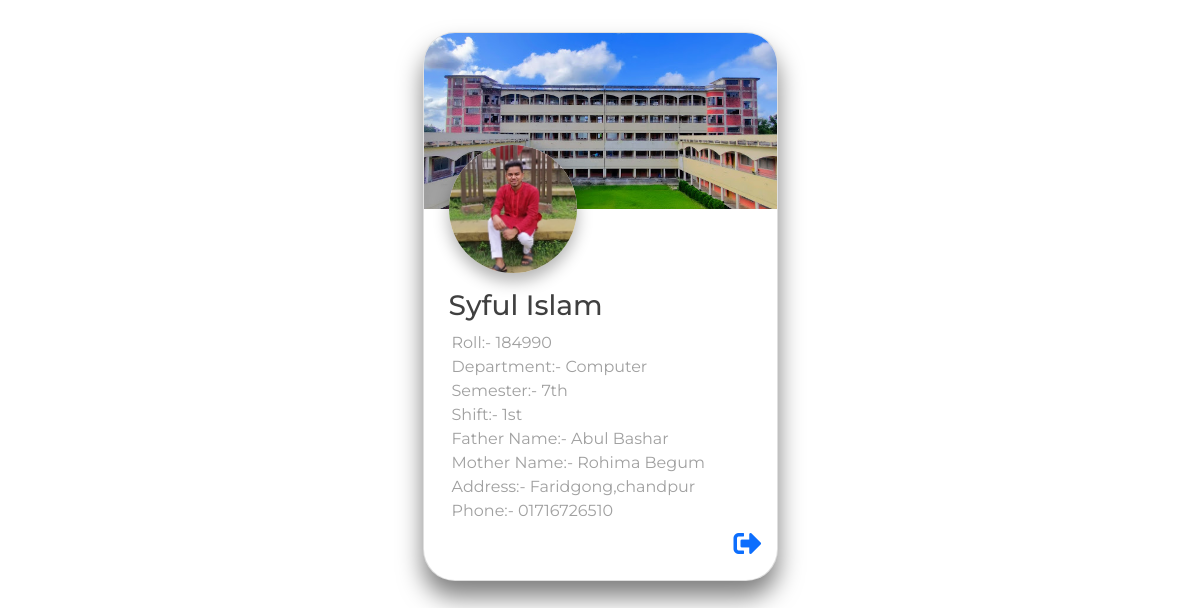
Page /admin/student_profile.php?id=5 on the committed database.
### tables this page shows
CREATE TABLE IF NOT EXISTS `students` (
  `id` int NOT NULL AUTO_INCREMENT,
  `name` varchar(255) DEFAULT NULL,
  `roll` varchar(255) DEFAULT NULL,
  `department` varchar(255) DEFAULT NULL,
  `semester` varchar(255) DEFAULT NULL,
  `shift` varchar(255) DEFAULT NULL,
  `father_name` varchar(255) DEFAULT NULL,
  `mother_name` varchar(255) DEFAULT NULL,
  `address` varchar(255) DEFAULT NULL,
  `number` varchar(255) DEFAULT NULL,
  `file` varchar(255) DEFAULT NULL,
  `time` timestamp NOT NULL DEFAULT CURRENT_TIMESTAMP ON UPDATE CURRENT_TIMESTAMP,
  PRIMARY KEY (`id`)
);

### admin/student_profile.php (the view, shortened to what this page needs)
<?php
include('../config.php');
$id = $_GET['id'];
$sql = "SELECT * FROM `students` WHERE id = '$id'";
$query = mysqli_query($con, $sql);
$result = mysqli_fetch_assoc($query);
?>
<!DOCTYPE html>
<html lang="en">
<head>
    <link rel="stylesheet" href="../css/all.min.css">
    <link rel="stylesheet" href="../css/bootstrap.min.css">
    <link rel="stylesheet" href="../css/fontawesome.css">
    <link rel="stylesheet" href="../css/style.css">
</head>
<body class="student_profile">
    <div class="card">
        <div class="banner">
            <img class="profile" src="../upload/students/<?= $result['file'] ?>" alt="">
        </div>
        <h2 class="name"><?= ucwords($result['name']) ?></h2>
        <div class="title">Roll:- <?= $result['roll'] ?></div>
        <div class="title">Department:- <?= $result['department'] ?></div>
        <div class="title">Semester:- <?= $result['semester'] ?></div>
        <div class="title">Shift:- <?= $result['shift'] ?></div>
        <div class="title">Father Name:- <?= ucwords($result['father_name']) ?></div>
        <div class="title">Mother Name:- <?= ucwords($result['mother_name']) ?></div>
        <div class="title">Address:- <?= ucwords($result['address']) ?></div>
        <div class="title">Phone:- <?= $result['number'] ?></div>
        <div class="footer">
            <a href="all_students.php">
                <i class="fas fa-sign-out-alt"></i>
            </a>
        </div>
    </div>
</body>
</html>

### css/style.css (style rules this page uses)
* { text-decoration: none !important; }
.student_profile { font-size: 16px; color: #404040; font-family: Montserrat, sans-serif; background-image: #fff; background-position: center; background-attachment: fixed; margin: 0; padding: 2rem 0; display: grid; place-items: center; box-sizing: border-box; }
.student_profile .card { background-color: #fff; width: 355px; display: flex; flex-direction: column; overflow: hidden; border-radius: 2rem; box-shadow: 0px 1rem 1.5rem rgba(0,0,0,0.5); }
.student_profile .card .banner { background-image: url('../admin/img/lpibg.jpg'); background-position: center; background-repeat: no-repeat; background-size: cover; height: 11rem; display: flex; align-items: flex-end; justify-content: start; box-sizing: border-box; }
.student_profile .card .banner .profile { margin-left: 25px; object-fit: contain; background-color: #fff; width: 8rem; height: 8rem; box-shadow: 0 0.5rem 1rem rgba(0,0,0,0.3); border-radius: 50%; transform: translateY(50%); transition: transform 200ms cubic-bezier(0.18, 0.89, 0.32, 1.28); }
.student_profile .card h2.name { margin-left: 25px; margin-top: 80px; font-size: 28px !important; padding-right: 25px; }
.student_profile .card .title { color: #a0a0a0; font-size: 1rem; margin-left: 28px; }
.student_profile .card .footer { padding: 0 15px 15px 0; text-align: right; font-size: 28px; }

### rows in the picture
students: file (picture), name "Syful Islam", roll "184990", department "Computer", semester "7th", shift "1st", father_name "Abul Bashar", mother_name "Rohima Begum", address "Faridgong,chandpur", number "01716726510"
